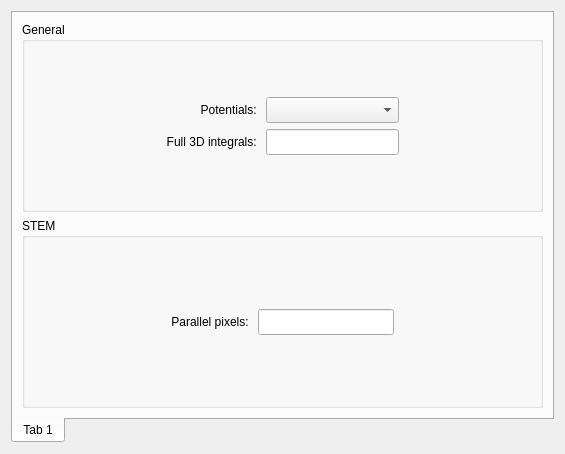
<?xml version="1.0" encoding="UTF-8"?>
<ui version="4.0">
 <class>GlobalSimSettingsFrame</class>
 <widget class="QWidget" name="GlobalSimSettingsFrame">
  <property name="geometry">
   <rect>
    <x>0</x>
    <y>0</y>
    <width>565</width>
    <height>454</height>
   </rect>
  </property>
  <property name="sizePolicy">
   <sizepolicy hsizetype="Expanding" vsizetype="Expanding">
    <horstretch>0</horstretch>
    <verstretch>0</verstretch>
   </sizepolicy>
  </property>
  <property name="windowTitle">
   <string>Form</string>
  </property>
  <layout class="QGridLayout" name="gridLayout">
   <item row="0" column="0">
    <widget class="tabPanel" name="tabWidget">
     <property name="tabPosition">
      <enum>QTabWidget::South</enum>
     </property>
     <property name="currentIndex">
      <number>0</number>
     </property>
     <widget class="QWidget" name="tab">
      <attribute name="title">
       <string>Tab 1</string>
      </attribute>
      <layout class="QVBoxLayout" name="verticalLayout">
       <item>
        <widget class="QGroupBox" name="groupBox">
         <property name="title">
          <string>General</string>
         </property>
         <layout class="QGridLayout" name="gridLayout_4">
          <item row="2" column="2">
           <widget class="QLineEdit" name="edt3dIntegrals">
            <property name="minimumSize">
             <size>
              <width>100</width>
              <height>26</height>
             </size>
            </property>
           </widget>
          </item>
          <item row="2" column="1">
           <widget class="QLabel" name="lbl3d">
            <property name="sizePolicy">
             <sizepolicy hsizetype="Preferred" vsizetype="Preferred">
              <horstretch>0</horstretch>
              <verstretch>0</verstretch>
             </sizepolicy>
            </property>
            <property name="text">
             <string>Full 3D integrals: </string>
            </property>
            <property name="alignment">
             <set>Qt::AlignRight|Qt::AlignTrailing|Qt::AlignVCenter</set>
            </property>
           </widget>
          </item>
          <item row="2" column="3">
           <spacer name="horizontalSpacer_4">
            <property name="orientation">
             <enum>Qt::Horizontal</enum>
            </property>
            <property name="sizeHint" stdset="0">
             <size>
              <width>10</width>
              <height>20</height>
             </size>
            </property>
           </spacer>
          </item>
          <item row="3" column="2">
           <spacer name="verticalSpacer_2">
            <property name="orientation">
             <enum>Qt::Vertical</enum>
            </property>
            <property name="sizeHint" stdset="0">
             <size>
              <width>20</width>
              <height>0</height>
             </size>
            </property>
           </spacer>
          </item>
          <item row="1" column="1">
           <widget class="QLabel" name="lblParameters">
            <property name="sizePolicy">
             <sizepolicy hsizetype="Preferred" vsizetype="Preferred">
              <horstretch>0</horstretch>
              <verstretch>0</verstretch>
             </sizepolicy>
            </property>
            <property name="text">
             <string>Potentials: </string>
            </property>
            <property name="alignment">
             <set>Qt::AlignRight|Qt::AlignTrailing|Qt::AlignVCenter</set>
            </property>
           </widget>
          </item>
          <item row="1" column="2">
           <widget class="QComboBox" name="cmbParams">
            <property name="minimumSize">
             <size>
              <width>100</width>
              <height>26</height>
             </size>
            </property>
           </widget>
          </item>
          <item row="0" column="2">
           <spacer name="verticalSpacer">
            <property name="orientation">
             <enum>Qt::Vertical</enum>
            </property>
            <property name="sizeHint" stdset="0">
             <size>
              <width>20</width>
              <height>0</height>
             </size>
            </property>
           </spacer>
          </item>
          <item row="2" column="0">
           <spacer name="horizontalSpacer_3">
            <property name="orientation">
             <enum>Qt::Horizontal</enum>
            </property>
            <property name="sizeHint" stdset="0">
             <size>
              <width>10</width>
              <height>20</height>
             </size>
            </property>
           </spacer>
          </item>
         </layout>
        </widget>
       </item>
       <item>
        <widget class="QGroupBox" name="groupBox_2">
         <property name="title">
          <string>STEM</string>
         </property>
         <layout class="QGridLayout" name="gridLayout_2">
          <item row="0" column="2">
           <spacer name="verticalSpacer_3">
            <property name="orientation">
             <enum>Qt::Vertical</enum>
            </property>
            <property name="sizeHint" stdset="0">
             <size>
              <width>20</width>
              <height>0</height>
             </size>
            </property>
           </spacer>
          </item>
          <item row="1" column="2">
           <widget class="QLineEdit" name="edtParallelPx">
            <property name="minimumSize">
             <size>
              <width>100</width>
              <height>26</height>
             </size>
            </property>
           </widget>
          </item>
          <item row="1" column="0">
           <spacer name="horizontalSpacer">
            <property name="orientation">
             <enum>Qt::Horizontal</enum>
            </property>
            <property name="sizeHint" stdset="0">
             <size>
              <width>10</width>
              <height>20</height>
             </size>
            </property>
           </spacer>
          </item>
          <item row="1" column="3">
           <spacer name="horizontalSpacer_2">
            <property name="orientation">
             <enum>Qt::Horizontal</enum>
            </property>
            <property name="sizeHint" stdset="0">
             <size>
              <width>10</width>
              <height>20</height>
             </size>
            </property>
           </spacer>
          </item>
          <item row="1" column="1">
           <widget class="QLabel" name="lblParallel">
            <property name="sizePolicy">
             <sizepolicy hsizetype="Preferred" vsizetype="Preferred">
              <horstretch>0</horstretch>
              <verstretch>0</verstretch>
             </sizepolicy>
            </property>
            <property name="layoutDirection">
             <enum>Qt::LeftToRight</enum>
            </property>
            <property name="text">
             <string>Parallel pixels: </string>
            </property>
            <property name="alignment">
             <set>Qt::AlignRight|Qt::AlignTrailing|Qt::AlignVCenter</set>
            </property>
           </widget>
          </item>
          <item row="2" column="2">
           <spacer name="verticalSpacer_4">
            <property name="orientation">
             <enum>Qt::Vertical</enum>
            </property>
            <property name="sizeHint" stdset="0">
             <size>
              <width>20</width>
              <height>0</height>
             </size>
            </property>
           </spacer>
          </item>
         </layout>
        </widget>
       </item>
      </layout>
     </widget>
    </widget>
   </item>
  </layout>
 </widget>
 <customwidgets>
  <customwidget>
   <class>tabPanel</class>
   <extends>QTabWidget</extends>
   <header>controls/tabpanel.h</header>
   <container>1</container>
  </customwidget>
 </customwidgets>
 <tabstops>
  <tabstop>tabWidget</tabstop>
  <tabstop>cmbParams</tabstop>
  <tabstop>edt3dIntegrals</tabstop>
  <tabstop>edtParallelPx</tabstop>
 </tabstops>
 <resources/>
 <connections/>
</ui>
